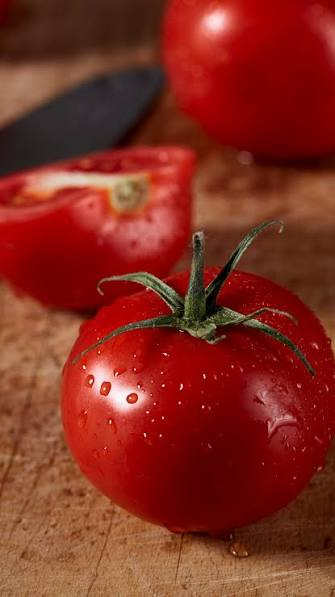
#> input picture avni/tomato.jpg, 335 x 597 px
$ python 4.8.py
#> lines starting #> are read from the running program, lines starting #| are printed output that depends on the picture; after the words box and inside, x2 and y2 are one past the last pixel; in counts of white or black regions, pixels touching at a corner belong together
import cv2
import numpy as np
image1 = cv2.imread('tomato.jpg')
#> image1 is the input picture: shape (597, 335, 3); mean B, G, R 32.2, 45.5, 131.2
img = cv2.cvtColor(image1, cv2.COLOR_BGR2GRAY)
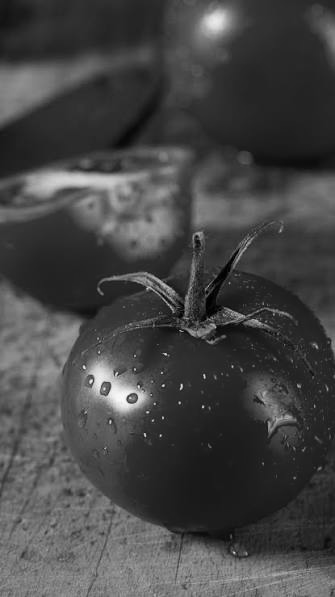
#> img: shape (597, 335); min 0, max 253, mean 69.6
ret, thresh1 = cv2.threshold(img, 120, 255, cv2.THRESH_BINARY)
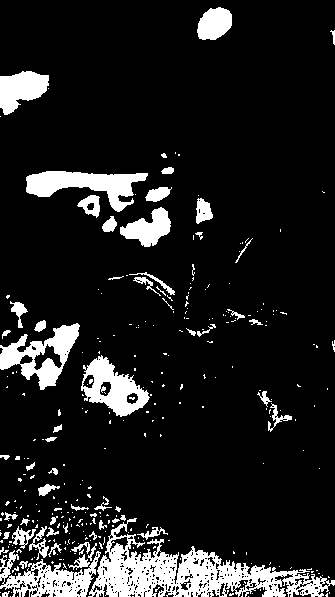
#> thresh1: shape (597, 335); 12.2% white; 319 white regions (258 under 20 px), largest, box (x1, y1, x2, y2) and area: (88, 518, 335, 597) 7079, (26, 171, 148, 212) 2359, (0, 323, 80, 390) 2213
ret, thresh2 = cv2.threshold(img, 120, 255, cv2.THRESH_BINARY_INV)
ret, thresh3 = cv2.threshold(img, 120, 255, cv2.THRESH_TRUNC)
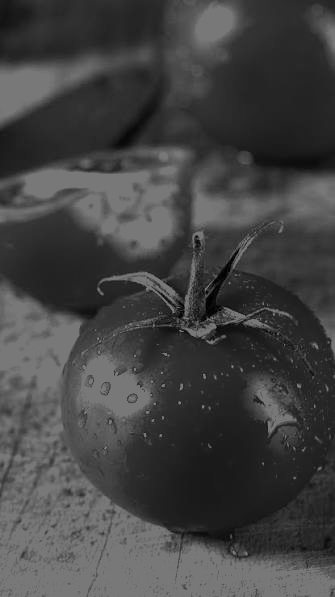
#> thresh3: shape (597, 335); min 0, max 120, mean 67.1
ret, thresh4 = cv2.threshold(img, 120, 255, cv2.THRESH_TOZERO)
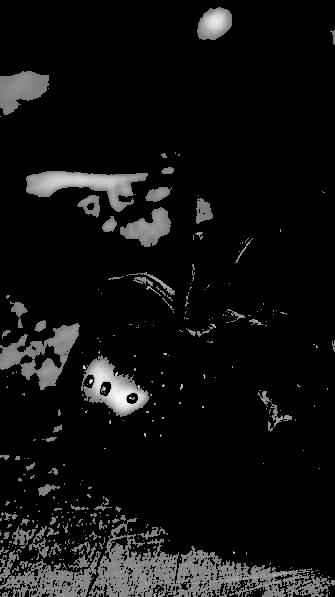
#> thresh4: shape (597, 335); min 0, max 253, mean 17
ret, thresh5 = cv2.threshold(img, 120, 255, cv2.THRESH_TOZERO_INV)
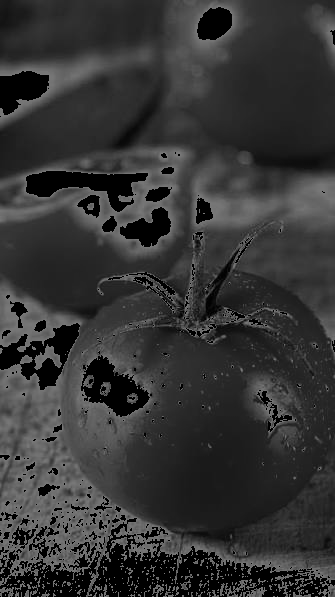
#> thresh5: shape (597, 335); min 0, max 120, mean 52.5
cv2.imshow('CS25D015', thresh1)
cv2.imshow('CS25D015', thresh2)
cv2.imshow('CS25D015', thresh3)
cv2.imshow('CS25D015', thresh4)
cv2.imshow('CS25D015', thresh5)
if cv2.waitKey(0) & 0xff == 27:
#> (key Esc is pressed here)
    cv2.destroyAllWindows()

$ run again, with avni/Animals.jpg copied over avni/tomato.jpg
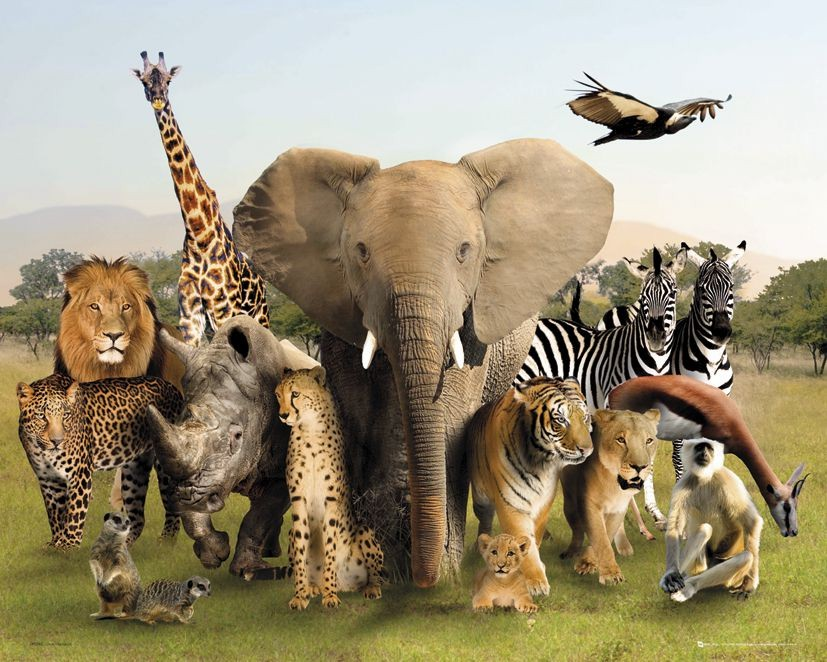
#> input picture avni/Animals.jpg, 827 x 662 px
#> image1 is the input picture: shape (662, 827, 3); mean B, G, R 122.9, 148.8, 159.6
#> `ret, thresh1 = cv2.threshold(img, 120, 255, cv2.THRESH_BINARY)`:
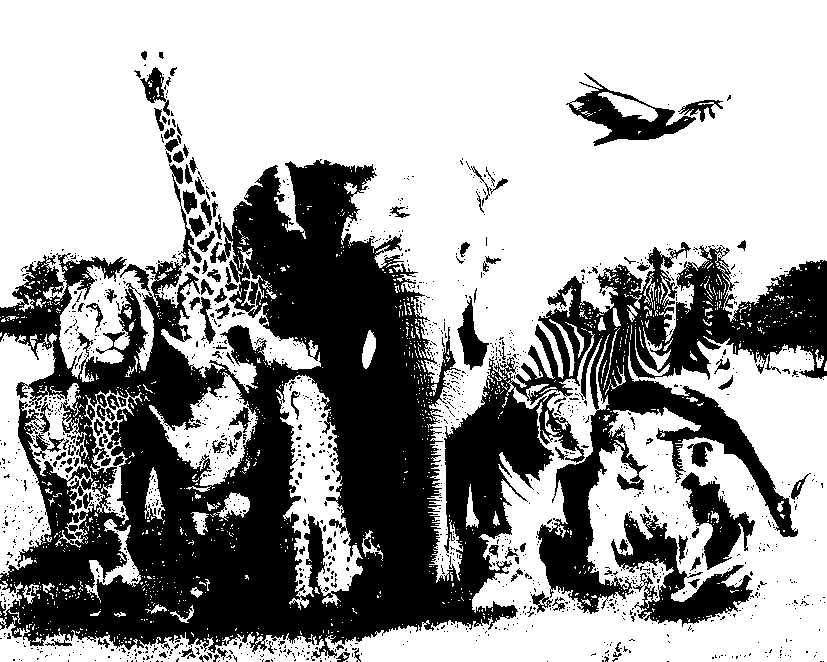
#> thresh1: shape (662, 827); 63.8% white; 1367 black regions (1235 under 20 px), largest, box (x1, y1, x2, y2) and area: (0, 159, 827, 661) 172112, (611, 513, 754, 627) 5635, (566, 73, 696, 146) 2946
#> `ret, thresh5 = cv2.threshold(img, 120, 255, cv2.THRESH_TOZERO_INV)`:
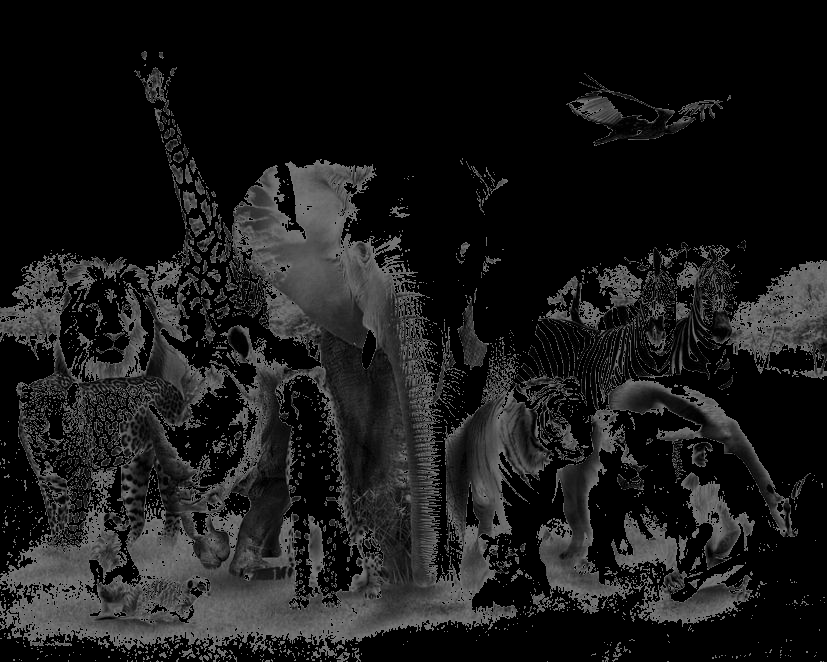
#> thresh5: shape (662, 827); min 0, max 120, mean 25.8
